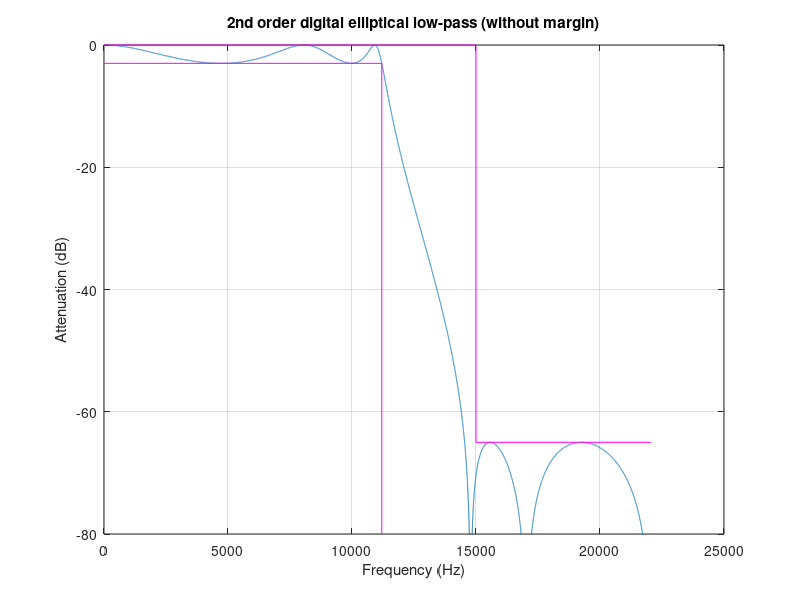

The MATLAB script that drew this image:
close all;
clear all;
clf;


f1 = 11200; %low pass@11200Hz
f2 = 15000;%stop band @ 15K
delta_f = f2-f1;% transition bandwitdh
Fs = 44100; %sample rate 192K
dB  = 30; %stop band attenuation
N = dB*Fs/(22*delta_f); % filter length
Rpass= 3 %pass band ripple
Rstop= 65 %stop band ripple
Wpass=2/Fs*f1;
Wstop=2/Fs*f2;

f =  [f1 ]/(Fs/2)
% use ellip to design the filter
%hc = fir1(round(N)-1, f,'low')
[n,Wn]=ellipord(Wpass, Wstop,Rpass,Rstop); % get the minimum order n
n
[b,a]=ellip(n,Rpass, Rstop, Wn);
 f = 0:Fs/2;
 W = f * (2 * pi / Fs);
 H = freqz (b, a, W);
 %semilogx (f, 20 * log10 (abs (H)))
 plot (f, 20 * log10 (abs (H)));
 outline_lp_pass_x = [f(2)  , f1(1), f1(1)];
 outline_lp_pass_y = [-Rpass, -Rpass  , -80];
 outline_lp_stop_x = [f(2)  , f2(1), f2(1), max(f)];
 outline_lp_stop_y = [0     , 0       , -Rstop  , -Rstop];
 hold on
 plot (outline_lp_pass_x, outline_lp_pass_y, "m", outline_lp_stop_x, outline_lp_stop_y, "m");
 ylim ([-80, 0],'color','red');
 grid on
 xlabel ("Frequency (Hz)");
 ylabel ("Attenuation (dB)");
 title ("2nd order digital elliptical low-pass (without margin)");




